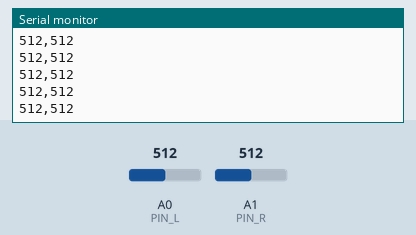
This sketch was run on a simulated Arduino Uno, built with avr-gcc and run on an emulated ATmega328P. Parts: the last lines printed to the serial monitor. Inputs (shaded band) come from the test bench; at power-on: A1 (PIN_R) = 512, A0 (PIN_L) = 512.

Above: at 1.2 s.
1.3 s: A1 (PIN_R) set to 11
At 2.3 s:
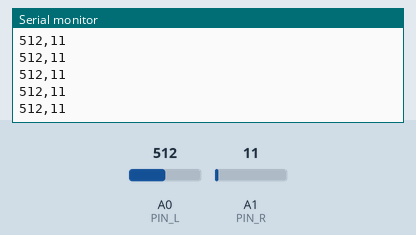
2.8 s: A1 (PIN_R) set to 8
At 3.8 s:
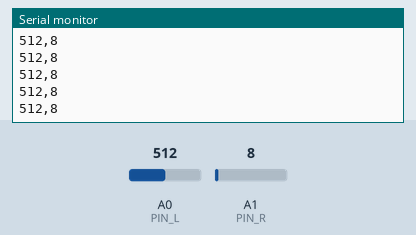
Timing chart, 0 to 5.8 s (numbered marks = the images above; inputs shaded):
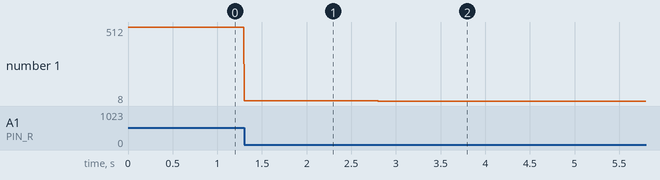

Measured:
- after the input at 1.3 s, the serial monitor: prints a new line at once (image 1)
- after the input at 2.8 s, the serial monitor: prints a new line at once (image 2)
- plotted number 1: 512 → 11 after the input at 1.3 s, 11 → 8 after the input at 2.8 s

The sketch:

Pong-duo.ino
```cpp
const uint8_t PIN_L = A0;
const uint8_t PIN_R = A1;

int readStable(uint8_t pin) {
  analogRead(pin);
  delayMicroseconds(100);
  int a = analogRead(pin);
  int b = analogRead(pin);
  int c = analogRead(pin);
  return (a + b + c) / 3;
}

void setup() {
  Serial.begin(115200);
}

void loop() {
  static uint32_t last = 0;
  uint32_t now = micros();
  if (now - last < 3333) return;
  last = now;

  int v0 = readStable(PIN_L);
  int v1 = readStable(PIN_R);

  // Strict format: "number,number\n" — nothing else
  Serial.print(v0); Serial.print(','); Serial.println(v1);
}
```
